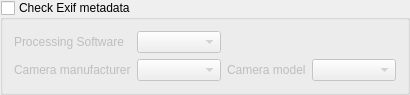
<?xml version="1.0" encoding="UTF-8"?>
<ui version="4.0">
 <class>ExifGroupBox</class>
 <widget class="QGroupBox" name="ExifGroupBox">
  <property name="geometry">
   <rect>
    <x>0</x>
    <y>0</y>
    <width>410</width>
    <height>82</height>
   </rect>
  </property>
  <property name="sizePolicy">
   <sizepolicy hsizetype="Preferred" vsizetype="Fixed">
    <horstretch>0</horstretch>
    <verstretch>0</verstretch>
   </sizepolicy>
  </property>
  <property name="windowTitle">
   <string>GroupBox</string>
  </property>
  <property name="title">
   <string>Check Exif metadata</string>
  </property>
  <property name="checkable">
   <bool>true</bool>
  </property>
  <property name="checked">
   <bool>false</bool>
  </property>
  <layout class="QGridLayout" name="gridLayout_2">
   <item row="1" column="2">
    <widget class="QLabel" name="label_12">
     <property name="text">
      <string>Camera model</string>
     </property>
    </widget>
   </item>
   <item row="0" column="0">
    <widget class="QLabel" name="label_10">
     <property name="text">
      <string>Processing Software</string>
     </property>
    </widget>
   </item>
   <item row="0" column="1">
    <widget class="HistoryComboBox" name="softwareComboBox">
     <property name="sizePolicy">
      <sizepolicy hsizetype="Expanding" vsizetype="Fixed">
       <horstretch>0</horstretch>
       <verstretch>0</verstretch>
      </sizepolicy>
     </property>
     <property name="toolTip">
      <string>Accepts regular expression</string>
     </property>
    </widget>
   </item>
   <item row="1" column="1">
    <widget class="HistoryComboBox" name="cameraManufacturerComboBox">
     <property name="sizePolicy">
      <sizepolicy hsizetype="Expanding" vsizetype="Fixed">
       <horstretch>0</horstretch>
       <verstretch>0</verstretch>
      </sizepolicy>
     </property>
     <property name="toolTip">
      <string>Accepts regular expression</string>
     </property>
    </widget>
   </item>
   <item row="1" column="0">
    <widget class="QLabel" name="label_11">
     <property name="text">
      <string>Camera manufacturer</string>
     </property>
    </widget>
   </item>
   <item row="1" column="3">
    <widget class="HistoryComboBox" name="cameraModelComboBox">
     <property name="sizePolicy">
      <sizepolicy hsizetype="Expanding" vsizetype="Fixed">
       <horstretch>0</horstretch>
       <verstretch>0</verstretch>
      </sizepolicy>
     </property>
     <property name="toolTip">
      <string>Accepts regular expression</string>
     </property>
    </widget>
   </item>
  </layout>
 </widget>
 <customwidgets>
  <customwidget>
   <class>HistoryComboBox</class>
   <extends>QComboBox</extends>
   <header>widgets/historycombobox.h</header>
  </customwidget>
 </customwidgets>
 <resources/>
 <connections/>
</ui>
